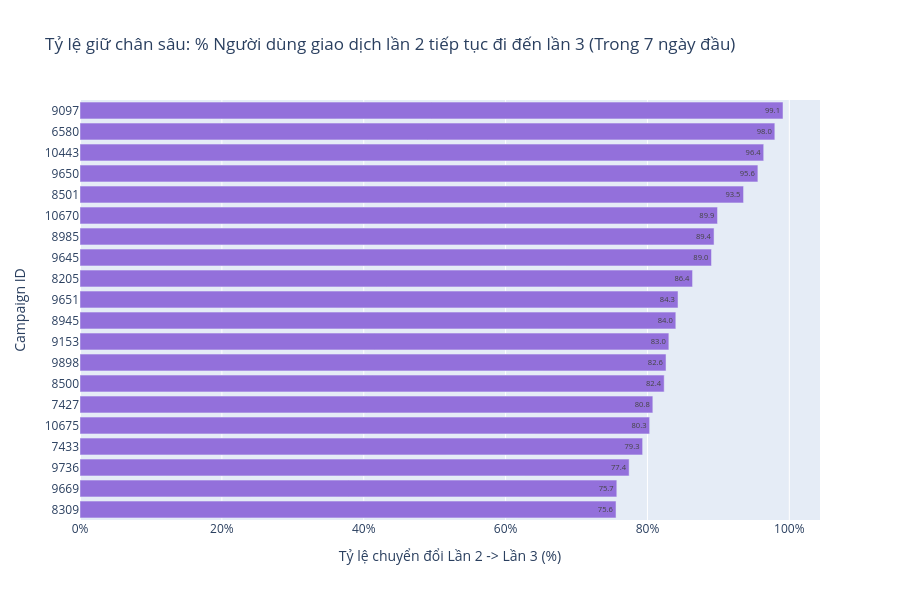

Notebook code for this chart:
### Markdown cell above
## **Tỉ lệ quay lại lần 3**

### Code cell
# 1. Tính toán cột tỷ lệ chuyển đổi sâu (Habit Formation Rate) từ dữ liệu đã nhân 100
# Dùng np.where để phòng trường hợp có campaign nào đó r_7d_2nd bằng 0 (tránh lỗi chia cho 0)
retention_table_filtered['convert_2nd_to_3rd_7d'] = np.where(
    retention_table_filtered['r_7d_2nd'] > 0,
    ((retention_table_filtered['r_7d_3rd'] / retention_table_filtered['r_7d_2nd']) * 100).round(2),
    0
)

# 2. Lọc lấy Top 20 Campaign có quy mô NPU lớn nhất để phân tích
top_20_conversion = retention_table_filtered.nlargest(20, 'convert_2nd_to_3rd_7d').copy()

# Sắp xếp tăng dần theo tỷ lệ chuyển đổi để khi vẽ thanh dài nhất nằm trên cùng
top_20_conversion = top_20_conversion.sort_values('convert_2nd_to_3rd_7d', ascending=True)

# 3. Vẽ biểu đồ thanh ngang đơn giản, thoáng mắt
fig_conversion = px.bar(
    top_20_conversion,
    x='convert_2nd_to_3rd_7d',
    y='acq_campaignID',
    orientation='h',
    text_auto='.1f',
    title="Tỷ lệ giữ chân sâu: % Người dùng giao dịch lần 2 tiếp tục đi đến lần 3 (Trong 7 ngày đầu)",
    labels={
        'acq_campaignID': 'Campaign ID',
        'convert_2nd_to_3rd_7d': 'Tỷ lệ chuyển đổi Lần 2 -> Lần 3 (%)'
    },
    height=600
)

# 4. Tối ưu giao diện theo phom cũ của bạn
fig_conversion.update_traces(marker_color='mediumpurple') # Đổi sang màu tím cho mới mẻ và phân biệt với các biểu đồ trước
fig_conversion.update_layout(xaxis_ticksuffix='%', yaxis_type='category')
fig_conversion.update_yaxes(dtick=1)

fig_conversion.show()

### Figure 1 — Plotly figure (JSON) as saved in the notebook; plotly's stock layout.template omitted (floating-point values rounded to 4 significant figures)
{"data": [{"hovertemplate": "Tỷ lệ chuyển đổi Lần 2 -> Lần 3 (%)=%{x}<br>Campaign ID=%{y}<extra></extra>", "legendgroup": "", "marker": {"color": "mediumpurple", "pattern": {"shape": ""}}, "name": "", "orientation": "h", "showlegend": false, "textposition": "auto", "texttemplate": "%{x:.1f}", "type": "bar", "x": [75.57, 75.68, 77.42, 79.32, 80.31, 80.76, 82.36, 82.62, 83.02, 84.0, 84.31, 86.36, 89.03, 89.39, 89.88, 93.55, 95.57, 96.39, 97.96, 99.11], "xaxis": "x", "y": ["8309", "9669", "9736", "7433", "10675", "7427", "8500", "9898", "9153", "8945", "9651", "8205", "9645", "8985", "10670", "8501", "9650", "10443", "6580", "9097"], "yaxis": "y"}], "layout": {"barmode": "relative", "height": 600, "legend": {"tracegroupgap": 0}, "title": {"text": "Tỷ lệ giữ chân sâu: % Người dùng giao dịch lần 2 tiếp tục đi đến lần 3 (Trong 7 ngày đầu)"}, "xaxis": {"anchor": "y", "domain": [0, 1], "ticksuffix": "%", "title": {"text": "Tỷ lệ chuyển đổi Lần 2 -> Lần 3 (%)"}}, "yaxis": {"anchor": "x", "domain": [0, 1], "dtick": 1, "title": {"text": "Campaign ID"}, "type": "category"}}}
